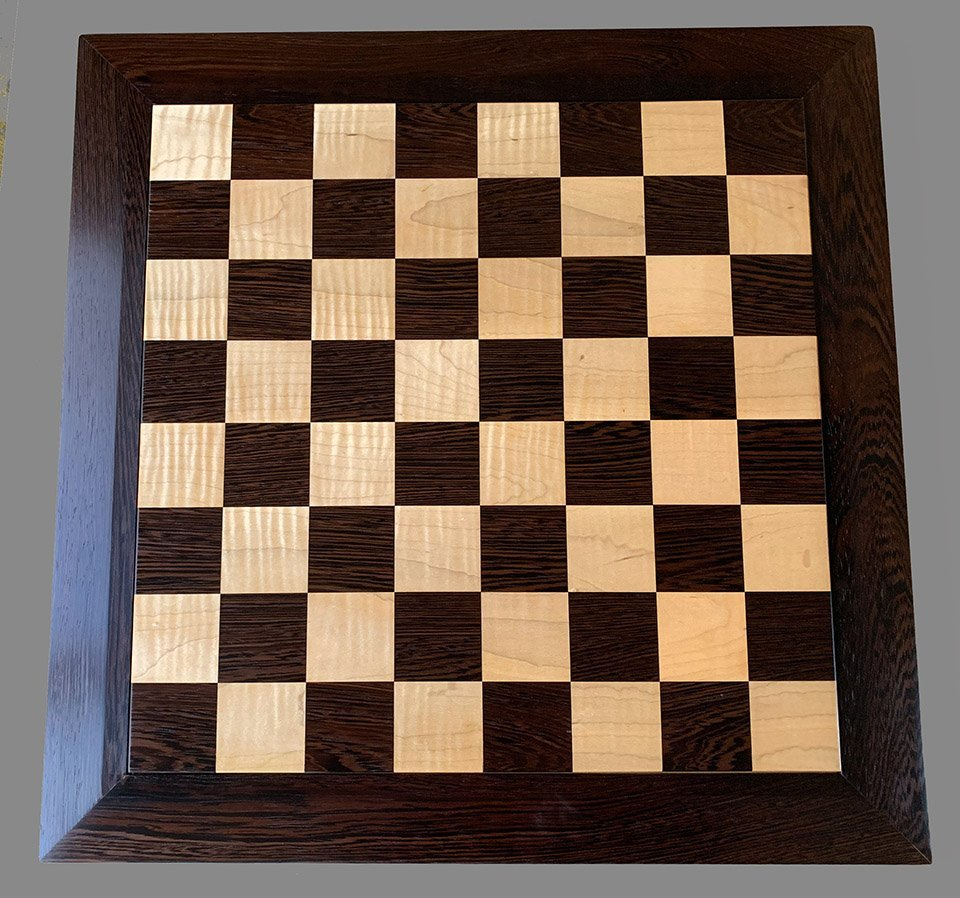
#> input picture Sesi 5/chessboard.jpg, 960 x 898 px
$ python Session5.py
#> lines starting #> are read from the running program, lines starting #| are printed output that depends on the picture; after the words box and inside, x2 and y2 are one past the last pixel; in counts of white or black regions, pixels touching at a corner belong together
import cv2
import matplotlib.pyplot as plt
import numpy as np

image = cv2.imread('chessboard.jpg')
#> image is the input picture: shape (898, 960, 3); mean B, G, R 80, 92.3, 110.7
igray = cv2.cvtColor(image, cv2.COLOR_BGR2GRAY)
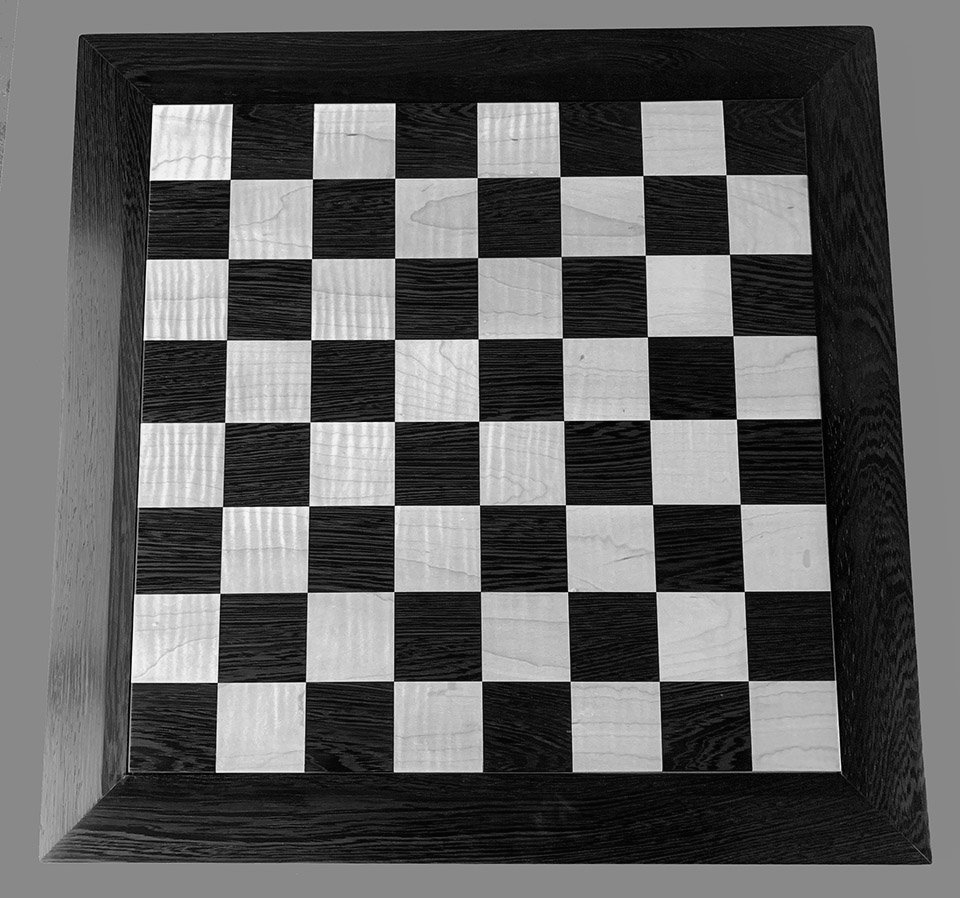
#> igray: shape (898, 960); min 0, max 253, mean 96.4

def showResult(source, cmap = None):
    plt.imshow(source, cmap = cmap)
    plt.show()

harris = cv2.cornerHarris(igray, 2, 5, 0.04)
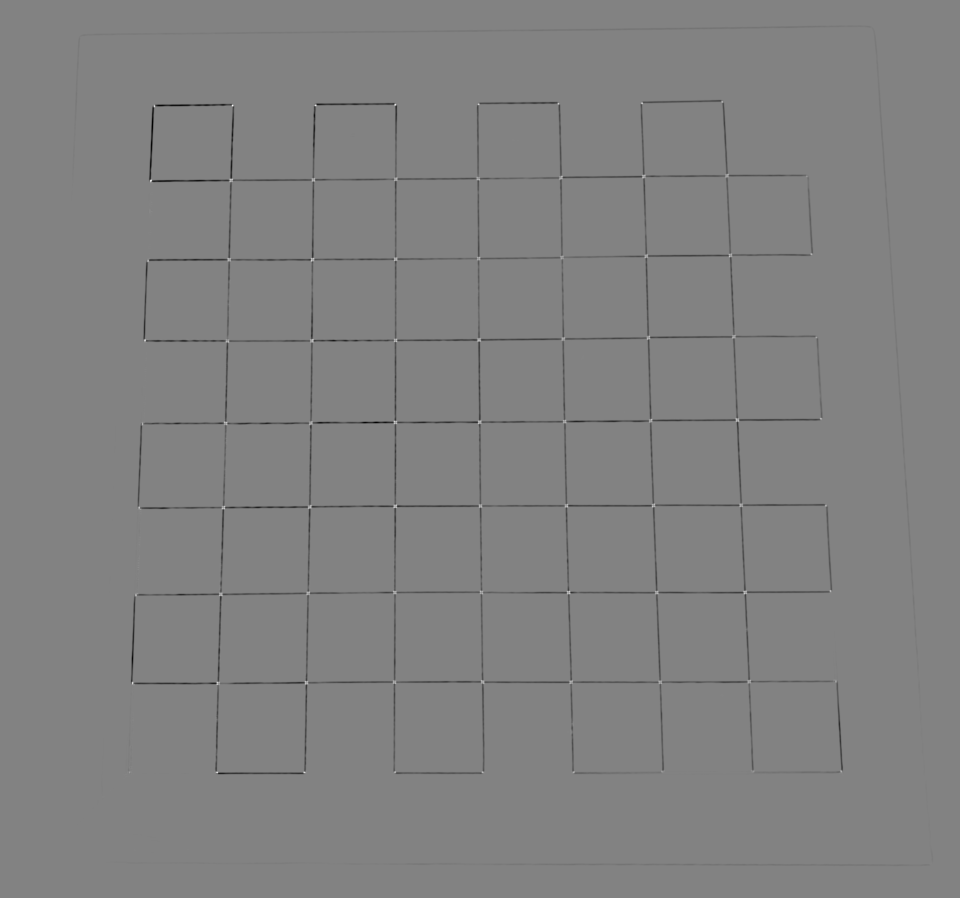
#> harris: shape (898, 960) float32; min -1.84, max 1.75, mean -0.0145; drawn with min black and max white


# Without Subpix
without_subpix = image.copy()
without_subpix[harris > 0.01 * harris.max()] = [0, 255, 0]
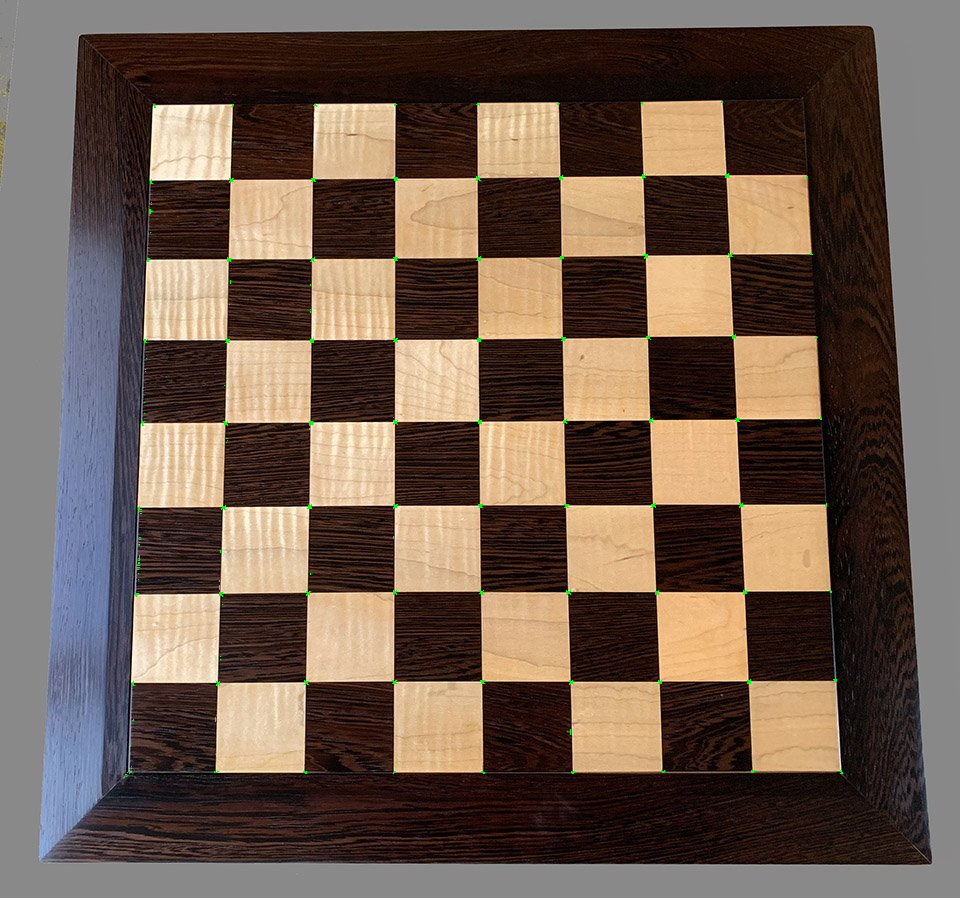
#> without_subpix: shape (898, 960, 3); 0.13% of pixels changed, all inside (x1, y1, x2, y2) = (125, 101, 843, 777)

showResult(harris, 'gray')
showResult(without_subpix, 'gray')


# Subpix
_, thresh = cv2.threshold(harris, 0.01 * harris.max(), 255, 0)
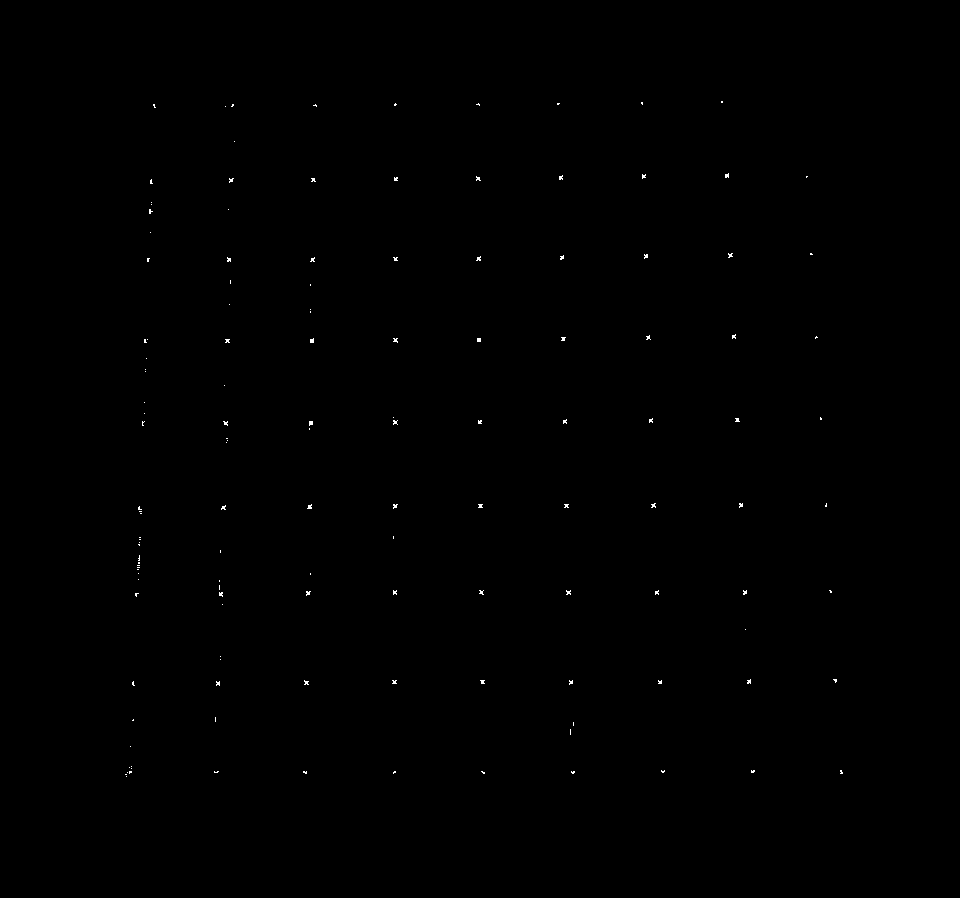
#> thresh: shape (898, 960) float32; 0.13% white in thin lines or dots, all inside (x1, y1, x2, y2) = (125, 101, 843, 777)
thresh = np.uint8(thresh)  # Convert to unsigned-int-8 so that it can be calculated later

_, _, _, centroids = cv2.connectedComponentsWithStats(thresh)
#> centroids = 138 pairs, first value 125.5 to 840.9, second value 101.5 to 776
centroids = np.float32(centroids)

# Criteria will loop to look for the best
criteria = (cv2.TermCriteria_MAX_ITER + cv2.TermCriteria_EPS, 100, 0.0001)
enhanced_criteria = cv2.cornerSubPix(igray, centroids, (2, 2), (-1, -1), criteria)
#> enhanced_criteria = 138 pairs, first value 125.5 to 841.1, second value 100.2 to 776
enhanced_criteria = np.uint16(enhanced_criteria)
#> enhanced_criteria = 138 pairs, first value 125 to 841, second value 100 to 776

# Colour the corner
subpix = image.copy()

for i in enhanced_criteria:
    x, y = i[:2]
    subpix[y, x] = [255, 0, 0]
#> this loop made 138 passes
#> (x, y) on passes 1 to 12: (479, 449), (721, 100), (395, 102), (476, 102), (558, 101), (640, 101), (152, 104), (232, 103), (313, 103), (225, 106), (234, 141), (726, 174)
#> subpix: shape (898, 960, 3); 0.02% of pixels changed, all inside (x1, y1, x2, y2) = (125, 100, 842, 777)

showResult(subpix, 'gray')
